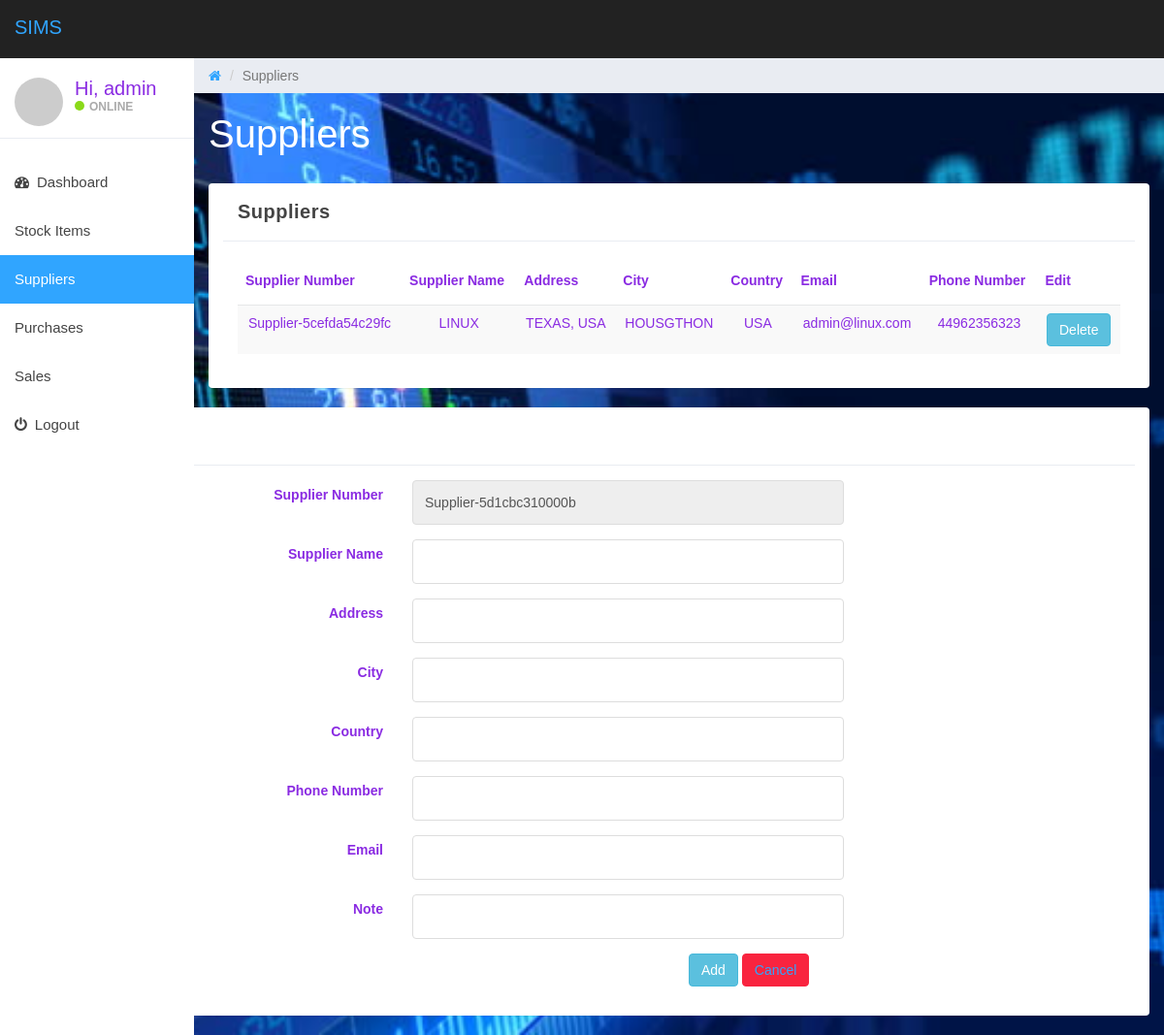
Page /suppliers.php (signed in) on the committed database.
### tables this page shows
CREATE TABLE `supplier` (
  `supplier_no` varchar(30) NOT NULL,
  `supplier_name` varchar(300) NOT NULL,
  `Address` text NOT NULL,
  `City` text NOT NULL,
  `Country` varchar(15) NOT NULL,
  `Contact_Person` bigint(14) NOT NULL,
  `Phone` bigint(14) NOT NULL,
  `email` varchar(30) NOT NULL,
  `mobile_no` bigint(15) NOT NULL,
  `note` text NOT NULL
);

### suppliers.php (the view, shortened to what this page needs)
<?php
include "db/config.php";
?>
<!DOCTYPE html>
<html lang="en">
<head>
	<link href="css/bootstrap.min.css" rel="stylesheet">
    <link href="css/font-awesome.min.css" rel="stylesheet">
    <link href="css/font.css" rel="stylesheet">
	<link href="css/datepicker3.css" rel="stylesheet">
	<link href="css/styles.css" rel="stylesheet">
</head>
<body>
    <nav class="navbar navbar-custom navbar-fixed-top" role="navigation">
		<div class="container-fluid">
			<div class="navbar-header">
				<a class="navbar-brand" href="#"><span>SIMS</span></a>
			</div>
        </div>
    </nav>
    <div id="sidebar-collapse" class="col-sm-3 col-lg-2 sidebar">
		<div class="profile-sidebar">
			<div class="profile-userpic">
				<img src="http://placehold.it/50/30a5ff/fff" class="img-responsive" alt="">
			</div>
			<div class="profile-usertitle">
				<div class="profile-usertitle-name">Hi, <?php echo htmlspecialchars($_SESSION["username"]); ?></div>
				<div class="profile-usertitle-status"><span class="indicator label-success"></span>Online</div>
			</div>
		</div>
		<ul class="nav menu">
			<li><a href="index.php"><em class="fa fa-dashboard">&nbsp;</em> Dashboard</a></li>
			<li><a href="stock.php"> Stock Items </a></li>
			<li class="active"><a href="suppliers.php"> Suppliers </a></li>
			<li><a href="purchase.php"> Purchases </a></li>
			<li><a href="sales.php"> Sales </a></li>
			<li><a href="logout.php"><em class="fa fa-power-off">&nbsp;</em> Logout</a></li>
		</ul>
	</div>
    <div class="col-sm-9 col-sm-offset-3 col-lg-10 col-lg-offset-2 main">
		<div class="row">
			<ol class="breadcrumb">
				<li><a href="index.php">
					<em class="fa fa-home"></em>
				</a></li>
				<li class="active">Suppliers</li>
			</ol>
		</div>
		<div class="row">
			<div class="col-lg-12">
				<h1 class="page-header">Suppliers</h1>
			</div>
		</div>
		<div class="row">
		<div class="col-md-12 col-sm-12 col-lg-12">
                <div class="panel panel-default col-lg-12 col-md-12 col-sm-12">
                    <div class="panel-heading">
                        <strong>Suppliers</strong>
                    </div>
                    <div class="panel-body">
						<table class='table table-striped table-responsible'>
							<thead>
								<tr>
								<th><strong>Supplier Number</strong></th>
								<th><strong>Supplier Name</strong></th>
								<th><strong>Address</strong></th>
								<th><strong>City</strong></th>
								<th><strong>Country</strong></th>
								<th><strong>Email</strong></th>
								<th><strong>Phone Number</strong></th>
								<th><strong>Edit</strong></th>
								</tr>
							</thead>
							<tbody>
								<?php
									$count=1;
									$sel_query="Select * from supplier;";
									$result = mysqli_query($mysqli,$sel_query);
									while($row = mysqli_fetch_assoc($result)) { ?>
									<tr>
									<td align="center"><?php echo $row["supplier_no"]; ?></td>
									<td align="center"><?php echo $row['supplier_name']; ?></td>
									<td align="center"><?php echo $row["Address"]; ?></td>
									<td align="center"><?php echo $row['City']; ?></td>
									<td align="center"><?php echo $row['Country']; ?></td>
									<td align="center"><?php echo $row['email']; ?></td>
									<td align="center"><?php echo $row['Phone']; ?></td>
									<td align="center">
									<a href="supplier_delete.php?id=<?php echo $row["supplier_no"]; ?>" class="btn btn-info">Delete</a>
									</td>
									</tr>
								<?php $count++; } ?>
							</tbody>
							</table>
						</div>
					</div>
                </div>
            </div>
		</div>
		<div class="col-md-12 col-sm-12 col-lg-12">
                <div class="panel panel-default col-lg-12 col-md-12 col-sm-12">
                    <div class="panel-heading">
                        <strong>Add Suppliers</strong>
                    </div>
                    <div class="panel-body">
                        <form action="suppliers.php" method="POST" class="form-horizontal">
							<div class="form-group">
								<label for="supplier_no" class="control-label col-sm-4">Supplier Number </label>
								<div class="col-md-5">
									<input type="text" class="form-control" id="supplier_no" name="supplier_no" value="<?php echo uniqid('Supplier-', $more_entropy=false) ?>"  readonly="readonly">
								</div>
							</div>
							<div class="form-group">
								<label for="supplier_name" class="control-label col-sm-4">Supplier Name </label>
								<div class="col-md-5">
								<input type="text" class="form-control" id="supplier_name" name="supplier_name">
								</div>
							</div>
							<div class="form-group">
								<label for="address" class="control-label col-sm-4">Address </label>
								<div class="col-md-5">
								<input type="text" class="form-control" id="address" name="address">
								</div>
							</div>
							<div class="form-group">
								<label for="city" class="control-label col-sm-4">City </label>
								<div class="col-md-5">
									<input type="text" class="form-control" id="city" name="city">
								</div>
							</div>
							<div class="form-group">
								<label for="counrty" class="control-label col-sm-4">Country </label>
								<div class="col-md-5">
									<input type="text" class="form-control" id="country" name="country">
								</div>
							</div>
							<div class="form-group">
								<label for="phone_number" class="control-label col-sm-4">Phone Number </label>
								<div class="col-md-5">
									<input type="text" class="form-control" id="phone_number" name="phone_number">
								</div>
							</div>
							<div class="form-group">
								<label for="email" class="control-label col-sm-4">Email </label>
								<div class="col-md-5">
									<input type="email" class="form-control" id="email" name="email">
								</div>
							</div>
							<div class="form-group">
								<label for="note" class="control-label col-sm-4">Note </label>
								<div class="col-md-5">
									<input type="text" class="form-control" id="note" name="note">
								</div>
							</div>
							<div class="form-group">
								<div class="col-sm-offset-7 col-sm-5">
									<button type="submit" name="submit" class="btn btn-info">Add</button>
									<button type="submit" name="submit" class="btn btn-danger"><a href="stock.php">Cancel</a></button>
								</div>
							</div>
						</form>
                    </div>
                </div>
            </div>
</body>
</html>

### css/styles.css (style rules this page uses)
body { background: #f1f4f7; padding-top: 60px; font-size: 14px; color: #444444; font-family: "Montserrat", "Helvetica Neue", Helvetica, Arial, sans-serif; }
a, a:hover, a:focus { color: #30a5ff; }
h1, h2, h3, h4, h5, h6 { color: #444444; }
h1 { font-weight: 300; font-size: 40px; }
input.form-control { border: 1px solid #ddd; box-shadow: none; height: 46px; }
.navbar-custom { background: #222; height: 60px; }
.navbar-header .navbar-brand { color: #fff; font-size: 20px; text-transform: uppercase; font-weight: 500; height: 60px; padding-top: 18px; }
.navbar-header .navbar-brand span { color: #30a5ff; }
.btn-danger, .btn-danger:hover, .btn-danger:focus, .btn-danger:active, .btn-danger.active, .open > .dropdown-toggle.btn-danger, .btn-danger.disabled, .btn-danger[disabled], fieldset[disabled] .btn-danger, .btn-danger.disabled:hover, .btn-danger[disabled]:hover, fieldset[disabled] .btn-danger:hover, .btn-danger.disabled:focus, .btn-danger[disabled]:focus, fieldset[disabled] .btn-danger:focus, .btn-danger.disabled:active, .btn-danger[disabled]:active, fieldset[disabled] .btn-danger:active, .btn-danger.disabled.active, .btn-danger[disabled].active, fieldset[disabled] .btn-danger.active { background-color: #f9243f; border-color: #f9243f; }
.label-success { background-color: #8ad919; }
.panel { border: 0; }
.panel-heading { font-size: 20px; font-weight: 300; letter-spacing: 0.025em; height: 60px; line-height: 38px; }
.panel-default .panel-heading { background: #fff; border-bottom: 1px solid #e9ecf2; color: #444444; }
.navbar { border: 0; }
.sidebar { display: block; padding: 0; display: none; box-shadow: none; background: #fff; }
.sidebar ul { margin: 20px 0px; }
@media (min-width: 768px) { .sidebar { display: block; position: fixed; top: 60px; bottom: 0; left: 0; z-index: 1000; display: block; margin: 0; padding: 0; overflow-x: hidden; overflow-y: auto; } }
@media (min-width: 768px) { .navbar-header { width: 100%; } }
.sidebar ul.nav .active a, .sidebar ul.nav li.parent a.active, .sidebar ul.nav .active > a:hover, .sidebar ul.nav li.parent a.active:hover, .sidebar ul.nav .active > a:focus, .sidebar ul.nav li.parent a.active:focus { color: #fff; background-color: #30a5ff; }
.sidebar ul.nav li a { height: 50px; font-size: 15px; line-height: 2em; color: #444444; }
.profile-sidebar { padding: 10px 0; border-bottom: 1px solid #e9ecf2; }
.indicator { width: 10px; height: 10px; display: inline-block; border-radius: 9999px; margin-right: 5px; }
.profile-userpic img { float: left; margin: 10px 0px 0px 15px; width: 50px; height: 50px; border-radius: 9999px !important; }
.profile-usertitle { float: left; text-align: left; margin: 10px 0 0 12px; }
.profile-usertitle-name { font-size: 20px; margin-bottom: 0px; }
.profile-usertitle-status { text-transform: uppercase; color: #AAA; font-size: 12px; font-weight: 600; margin-bottom: 15px; }
.breadcrumb { border-radius: 0; padding: 10px 15px 10px 15px; background: #e9ecf2; margin: 0; }
h1.page-header { margin-top: 20px; border-bottom: 0; }
.table { background: #fff; }
.table > thead > tr > th { border-bottom: 1px solid #e6e7e8; vertical-align: middle; height: 50px; }

### suppliers.php (style rules this page uses)
body { font: 14px sans-serif; }
body { background: url(images/1.jpg) no-repeat center center fixed; -webkit-background-size: cover; -moz-background-size: cover; -o-background-size: cover; background-size: cover; color: blueviolet; }
h1.page-header { margin-top: 20px; border-bottom: 0; color: white; }

### rows in the picture
supplier: supplier_no "Supplier-5cefda54c29fc", supplier_name "LINUX", Address "TEXAS, USA", City "HOUSGTHON", Country "USA", email "admin@linux.com", Phone "44962356323"

### other values in the picture
$_SESSION["username"] "admin"
